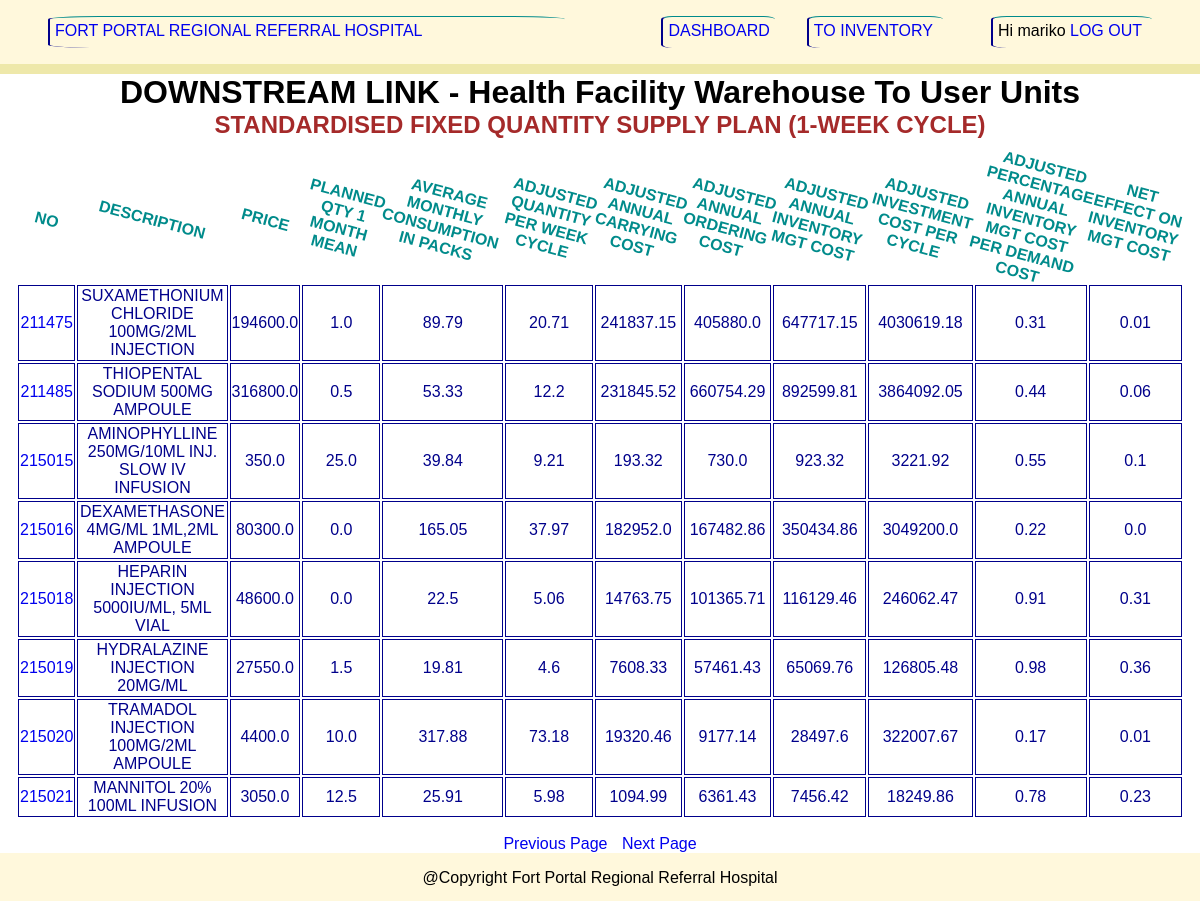
Page /analysis/standardised/supply/plan/list/1/week/?page=4 (signed in) on the committed database.
### analysis/models.py (models this page shows, shortened)
class ProductDetailExp(models.Model):
    code = models.IntegerField(default=100000,unique=True)
    description = models.CharField(unique=True,max_length=500)
    ven = models.CharField(max_length=5, null=True, blank=True)
    unit = models.DecimalField(max_digits=100, decimal_places=1, null=True)
    price = models.DecimalField(max_digits=100, decimal_places=1, null=True)
    planned_Qty_2Month_Mean = models.DecimalField(max_digits=100, decimal_places=1, null=True)
    currentStock = models.DecimalField(max_digits=100,decimal_places=3,default=0)

### inventory/decorators.py (the view)
        def wrapper_func(request,*args,**kwargs):
            group = request.user.groups.all()
            names = []
            for gp in group:
                names.append(str(gp.name))
            if status in names:
                return view_func2(request,*args,**kwargs)
            else:
                return HttpResponse("<h1>You are not authorized to access this page!</h1>")

### analysis/templates/analysis/standard_c_method_1_week.html (shortened to what this page needs)
{% extends 'analysis_base.html' %}
{% block content%}
<div class="eoq" style="overflow:auto;">
    <h1 style="text-align:center;margin:0;">DOWNSTREAM LINK - Health Facility Warehouse To User Units</h1>
    <h2 style="text-align:center;margin:0;">STANDARDISED FIXED QUANTITY SUPPLY PLAN (1-WEEK CYCLE)</h2>
    <table style="padding:1rem;">
        <thead>
        <tr>
            <th>NO</th>
            <th>DESCRIPTION</th>
            <th>PRICE</th>
            <th>PLANNED QTY 1 MONTH MEAN</th>
            <th>AVERAGE MONTHLY CONSUMPTION IN PACKS</th>
            <th>ADJUSTED QUANTITY PER WEEK CYCLE</th>
            <th>ADJUSTED ANNUAL CARRYING COST</th>
            <th>ADJUSTED ANNUAL ORDERING COST</th>
            <th>ADJUSTED ANNUAL INVENTORY MGT COST</th>
            <th>ADJUSTED INVESTMENT COST PER CYCLE</th>
            <th>ADJUSTED PERCENTAGE ANNUAL INVENTORY MGT COST PER DEMAND COST</th>
            <th>NET EFFECT ON INVENTORY MGT COST</th>
        </tr>
        </thead>
        <tbody>
    {% for i in data_df %}
    <tr>
        <td><a href="{% url 'weeksupplyplancde' i.code %}">{{ i.code }}</a></td>
        <td>{{ i.desc }}</td>
        <td>{{ i.price }}</td>
        <td>{{ i.planned_qty_1_month_mean }}</td>
        <td>{{ i.amc_in_packs }}</td>
        <td>{{ i.adjusted_quantity_per_week_cycle }}</td>
        <td>{{ i.adjusted_annual_carrying_cost }}</td>
        <td>{{ i.adjusted_annual_ordering_cost }}</td>
        <td>{{ i.adjusted_annual_inventory_mgt_cost }}</td>
        <td>{{ i.adjusted_investment_cost_per_cycle }}</td>
        <td>{{ i.adjusted_percentage_annual_inventory_mgt_cost_per_demand_cost }}</td>
        <td>{{ i.net_effect_on_inventory_mgt_costs }}</td>
        </tr>
        {% endfor %}
        </tbody>
    </table>
</div>
<div style="text-align: center">
    {% if data_df.has_previous %}
    <a style="margin-right: 10px;" href="{% url 'weeksupplyplanlist' %}?page={{ data_df.previous_page_number }}">Previous Page</a>
    {% endif %}
    {% if data_df.has_next %}
    <a href="{% url 'weeksupplyplanlist' %}?page={{ data_df.next_page_number }}">Next Page</a>
    {% endif %}
</div>
{% endblock %}

### analysis/templates/analysis_base.html (shortened to what this page needs)
<!DOCTYPE html>
{% load static %}
<html lang="en">
<head>
    <link rel="stylesheet" type="text/css" href="{% static 'css/myCss.css' %}">
</head>
<body>
<div style="display: flex; flex-direction: column; min-height:100vh;">
    <div class="header">
        <p style="flex-grow:1;margin-left:3rem;margin-right:5rem;"><a href="{% url 'productsDashboard' %}">
            FORT PORTAL REGIONAL REFERRAL HOSPITAL</a></p>
        <p style="margin-left:1rem;margin-right:2rem;"><a href="{% url 'productsDashboard' %}">DASHBOARD</a></p>
        <p style="margin-right: 3rem;;padding-right:10px;"><a href="{% url 'inventoryLink' %}">TO INVENTORY</a></p>
        {% if request.user %}
        <p style="margin-right: 3rem;;padding-right:10px;"><span>Hi {{ request.user }}</span>
            <a href="{% url 'logout_user' %}">LOG OUT</a></p>
        {% else %}
        <p style="margin-right: 3rem;;padding-right:10px;"><a href="{% url 'login_user' %}">LOG IN</a></p>
        {% endif %}
    </div>
    <div class="main" style="flex-grow:1">
        {% block content %}
        {% endblock %}
    </div>
    <div style="display :flex; background:cornsilk; height:3rem; justify-content: space-evenly;">
        <p>@Copyright Fort Portal Regional Referral Hospital</p>
    </div>
</div>
</body>
</html>

### analysis/templates/analysis_base.html (style rules this page uses)
body { margin:0; font-family: sans-serif; }
.header { display :flex; background: cornsilk; height:4rem; justify-content: space-evenly; border-bottom: 10px solid palegoldenrod; }
a { text-decoration : none; }
td { border: 1px solid blue; }

### analysis/templates/analysis/standard_c_method_1_week.html (style rules this page uses)
.header { background: cornsilk; }
body > div > div.header > p { border-top: 1px solid darkcyan; border-left: 2px solid darkblue; border-radius:10%; padding:5px; }
.eoq { display:flex; flex-direction:column; }
h2 { color: brown; }
th { padding:0; color : darkcyan; transform: rotateZ(15deg); }
td { border: 1px solid darkblue; color:darkblue; text-align:center; }

### rows in the picture
ProductDetailExp: code "211475", desc "SUXAMETHONIUM CHLORIDE 100MG/2ML INJECTION", price "194600.0", planned_qty_1_month_mean "1.0", amc_in_packs "89.79", adjusted_quantity_per_week_cycle "20.71", adjusted_annual_carrying_cost "241837.15", adjusted_annual_ordering_cost "405880.0", adjusted_annual_inventory_mgt_cost "647717.15", adjusted_investment_cost_per_cycle "4030619.18", adjusted_percentage_annual_inventory_mgt_cost_per_demand_cost "0.31", net_effect_on_inventory_mgt_costs "0.01"
ProductDetailExp: code "211485", desc "THIOPENTAL SODIUM 500MG AMPOULE", price "316800.0", planned_qty_1_month_mean "0.5", amc_in_packs "53.33", adjusted_quantity_per_week_cycle "12.2", adjusted_annual_carrying_cost "231845.52", adjusted_annual_ordering_cost "660754.29", adjusted_annual_inventory_mgt_cost "892599.81", adjusted_investment_cost_per_cycle "3864092.05", adjusted_percentage_annual_inventory_mgt_cost_per_demand_cost "0.44", net_effect_on_inventory_mgt_costs "0.06"
ProductDetailExp: code "215015", desc "AMINOPHYLLINE 250MG/10ML INJ. SLOW IV INFUSION", price "350.0", planned_qty_1_month_mean "25.0", amc_in_packs "39.84", adjusted_quantity_per_week_cycle "9.21", adjusted_annual_carrying_cost "193.32", adjusted_annual_ordering_cost "730.0", adjusted_annual_inventory_mgt_cost "923.32", adjusted_investment_cost_per_cycle "3221.92", adjusted_percentage_annual_inventory_mgt_cost_per_demand_cost "0.55", net_effect_on_inventory_mgt_costs "0.1"
ProductDetailExp: code "215016", desc "DEXAMETHASONE 4MG/ML 1ML,2ML AMPOULE", price "80300.0", planned_qty_1_month_mean "0.0", amc_in_packs "165.05", adjusted_quantity_per_week_cycle "37.97", adjusted_annual_carrying_cost "182952.0", adjusted_annual_ordering_cost "167482.86", adjusted_annual_inventory_mgt_cost "350434.86", adjusted_investment_cost_per_cycle "3049200.0", adjusted_percentage_annual_inventory_mgt_cost_per_demand_cost "0.22", net_effect_on_inventory_mgt_costs "0.0"
ProductDetailExp: code "215018", desc "HEPARIN INJECTION 5000IU/ML, 5ML VIAL", price "48600.0", planned_qty_1_month_mean "0.0", amc_in_packs "22.5", adjusted_quantity_per_week_cycle "5.06", adjusted_annual_carrying_cost "14763.75", adjusted_annual_ordering_cost "101365.71", adjusted_annual_inventory_mgt_cost "116129.46", adjusted_investment_cost_per_cycle "246062.47", adjusted_percentage_annual_inventory_mgt_cost_per_demand_cost "0.91", net_effect_on_inventory_mgt_costs "0.31"
ProductDetailExp: code "215019", desc "HYDRALAZINE INJECTION 20MG/ML", price "27550.0", planned_qty_1_month_mean "1.5", amc_in_packs "19.81", adjusted_quantity_per_week_cycle "4.6", adjusted_annual_carrying_cost "7608.33", adjusted_annual_ordering_cost "57461.43", adjusted_annual_inventory_mgt_cost "65069.76", adjusted_investment_cost_per_cycle "126805.48", adjusted_percentage_annual_inventory_mgt_cost_per_demand_cost "0.98", net_effect_on_inventory_mgt_costs "0.36"
ProductDetailExp: code "215020", desc "TRAMADOL INJECTION 100MG/2ML AMPOULE", price "4400.0", planned_qty_1_month_mean "10.0", amc_in_packs "317.88", adjusted_quantity_per_week_cycle "73.18", adjusted_annual_carrying_cost "19320.46", adjusted_annual_ordering_cost "9177.14", adjusted_annual_inventory_mgt_cost "28497.6", adjusted_investment_cost_per_cycle "322007.67", adjusted_percentage_annual_inventory_mgt_cost_per_demand_cost "0.17", net_effect_on_inventory_mgt_costs "0.01"
ProductDetailExp: code "215021", desc "MANNITOL 20% 100ML INFUSION", price "3050.0", planned_qty_1_month_mean "12.5", amc_in_packs "25.91", adjusted_quantity_per_week_cycle "5.98", adjusted_annual_carrying_cost "1094.99", adjusted_annual_ordering_cost "6361.43", adjusted_annual_inventory_mgt_cost "7456.42", adjusted_investment_cost_per_cycle "18249.86", adjusted_percentage_annual_inventory_mgt_cost_per_demand_cost "0.78", net_effect_on_inventory_mgt_costs "0.23"

### other values in the picture
{{ request.user }} "mariko"
